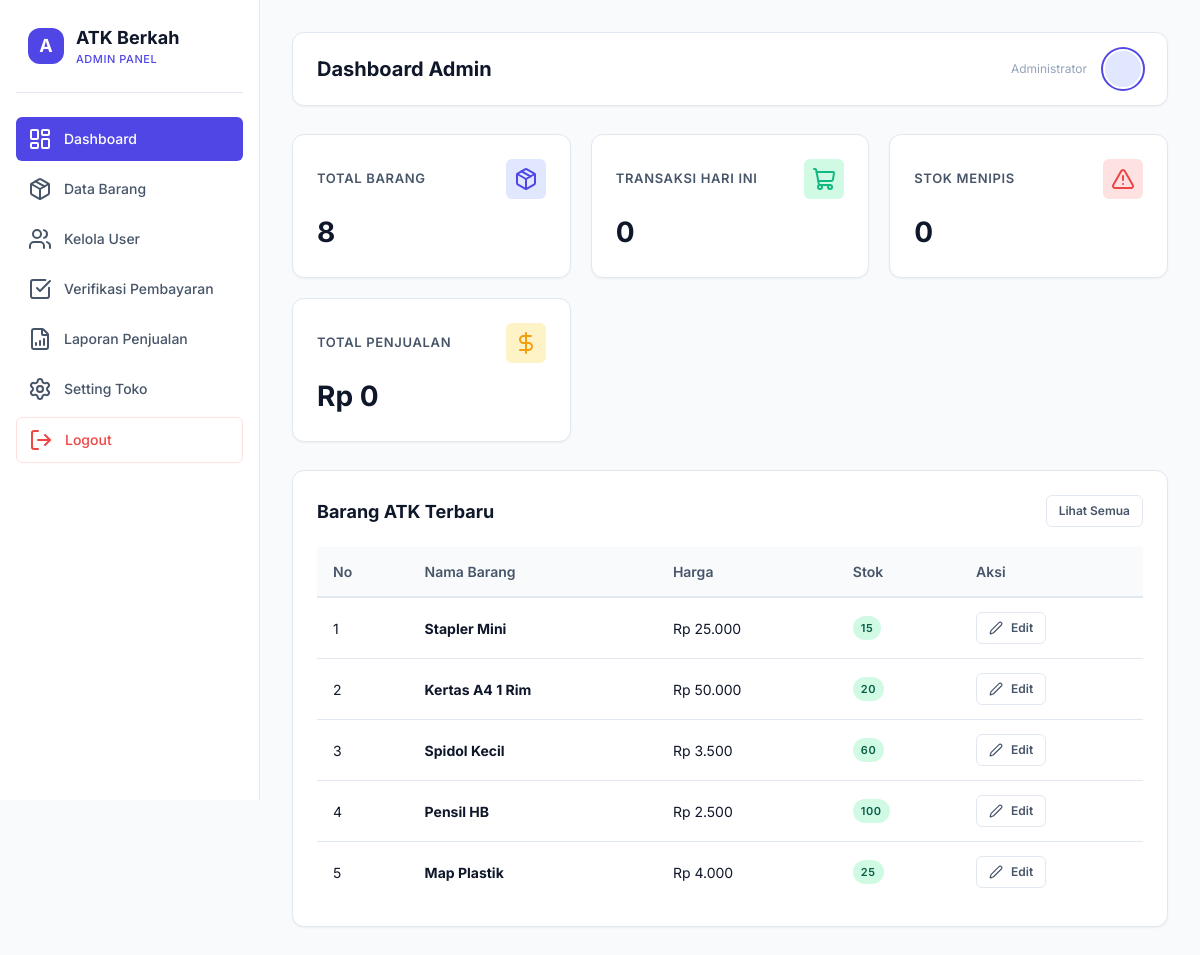
/app/dashboard-admin.php, run on the app's committed database.
### tables this page shows
CREATE TABLE produk (
    id_produk INT PRIMARY KEY AUTO_INCREMENT,
    nama_produk VARCHAR(100) NOT NULL,
    harga DECIMAL(10, 2) NOT NULL,
    jumlah_stok INT NOT NULL DEFAULT 0,
    created_at TIMESTAMP DEFAULT CURRENT_TIMESTAMP
);

### app/dashboard-admin.php (the view, shortened to what this page needs)
<?php
$q_barang = mysqli_query($conn, "SELECT COUNT(*) AS total FROM produk");
$r_barang = mysqli_fetch_assoc($q_barang);
$total_barang = $r_barang['total'] ?? 0;
$q_trx = mysqli_query($conn, "SELECT COUNT(*) AS total FROM transaksi WHERE DATE(tanggal) = CURDATE()");
$r_trx = mysqli_fetch_assoc($q_trx);
$total_trx = $r_trx['total'] ?? 0;
$q_stok = mysqli_query($conn, "SELECT COUNT(*) AS total FROM produk WHERE jumlah_stok < 10");
$r_stok = mysqli_fetch_assoc($q_stok);
$total_stok = $r_stok['total'] ?? 0;
$q_sales = mysqli_query($conn, "SELECT SUM(total) AS total FROM transaksi WHERE status = 'Pembayaran Disetujui'");
$r_sales = mysqli_fetch_assoc($q_sales);
$total_sales = number_format($r_sales['total'] ?? 0, 0, ',', '.');
$q_terbaru = mysqli_query($conn, "SELECT * FROM produk ORDER BY id_produk DESC LIMIT 5");
?>
<!DOCTYPE html>
<html lang="id">
<head>
    <link rel="stylesheet" href="style/app.css">
</head>
<body>
<div class="admin-layout">
    <div class="sidebar" id="sidebar">
        <div class="sidebar-logo">
            <div class="sidebar-logo-icon">A</div>
            <div>
                <span class="sidebar-logo-text">ATK Berkah</span>
                <span class="sidebar-logo-sub">Admin Panel</span>
            </div>
        </div>
        <ul>
            <li><a href="dashboard.php" class="active"><i data-lucide="layout-dashboard"></i> Dashboard</a></li>
            <li><a href="produk.php"><i data-lucide="package"></i> Data Barang</a></li>
            <li><a href="users.php"><i data-lucide="users"></i> Kelola User</a></li>
            <li><a href="verifikasi.php"><i data-lucide="check-square"></i> Verifikasi Pembayaran</a></li>
            <li><a href="laporan.php"><i data-lucide="file-bar-chart"></i> Laporan Penjualan</a></li>
            <li><a href="setting-toko.php"><i data-lucide="settings"></i> Setting Toko</a></li>
            <li><a href="logout.php" class="logout"><i data-lucide="log-out"></i> Logout</a></li>
        </ul>
    </div>
    <div class="main-content">
        <div class="topbar">
            <div class="topbar-title">
                <h1>Dashboard Admin</h1>
            </div>
            <div class="topbar-info">
                <div class="topbar-user">
                    <span class="topbar-user-role">Administrator</span>
                </div>
                <div class="topbar-avatar">
                </div>
            </div>
        </div>
        <div class="cards">
            <div class="card">
                <div class="card-header-flex">
                    <h3>Total Barang</h3>
                    <div class="card-icon"><i data-lucide="package"></i></div>
                </div>
                <p><?= number_format($total_barang); ?></p>
            </div>
            <div class="card">
                <div class="card-header-flex">
                    <h3>Transaksi Hari Ini</h3>
                    <div class="card-icon" style="background: var(--success-light); color: var(--success);"><i data-lucide="shopping-cart"></i></div>
                </div>
                <p><?= number_format($total_trx); ?></p>
            </div>
            <div class="card">
                <div class="card-header-flex">
                    <h3>Stok Menipis</h3>
                    <div class="card-icon" style="background: var(--danger-light); color: var(--danger);"><i data-lucide="alert-triangle"></i></div>
                </div>
                <p><?= number_format($total_stok); ?></p>
            </div>
            <div class="card">
                <div class="card-header-flex">
                    <h3>Total Penjualan</h3>
                    <div class="card-icon" style="background: var(--warning-light); color: var(--warning);"><i data-lucide="dollar-sign"></i></div>
                </div>
                <p>Rp <?= $total_sales; ?></p>
            </div>
        </div>
        <div class="table-section">
            <div class="table-header-flex">
                <h2>Barang ATK Terbaru</h2>
                <a href="produk.php" class="btn btn-secondary btn-sm">Lihat Semua</a>
            </div>
            <div class="table-container">
                <table>
                    <thead>
                        <tr>
                            <th>No</th>
                            <th>Nama Barang</th>
                            <th>Harga</th>
                            <th>Stok</th>
                            <th>Aksi</th>
                        </tr>
                    </thead>
                    <tbody>
                        <?php
                        $no = 1;
                        while($row = mysqli_fetch_assoc($q_terbaru)):
                        ?>
                        <tr>
                            <td><?= $no++; ?></td>
                            <td><strong><?= htmlspecialchars($row['nama_produk']); ?></strong></td>
                            <td>Rp <?= number_format($row['harga'], 0, ',', '.'); ?></td>
                            <td>
                                <?php if ($row['jumlah_stok'] < 10): ?>
                                    <span class="badge badge-danger"><?= number_format($row['jumlah_stok']); ?> (Minim)</span>
                                <?php else: ?>
                                    <span class="badge badge-success"><?= number_format($row['jumlah_stok']); ?></span>
                                <?php endif; ?>
                            </td>
                            <td>
                                <div class="btn-group">
                                    <a href="edit-produk.php?id=<?= $row['id_produk']; ?>" class="btn btn-secondary btn-sm"><i data-lucide="edit-2" style="width: 14px; height: 14px;"></i> Edit</a>
                                </div>
                            </td>
                        </tr>
                        <?php
                        endwhile;
                        ?>
                    </tbody>
                </table>
            </div>
        </div>
    </div>
</div>
</body>
</html>

### data on the page
produk: nama_produk "Stapler Mini", harga "25.000", jumlah_stok "15"
produk: nama_produk "Kertas A4 1 Rim", harga "50.000", jumlah_stok "20"
produk: nama_produk "Spidol Kecil", harga "3.500", jumlah_stok "60"
produk: nama_produk "Pensil HB", harga "2.500", jumlah_stok "100"
produk: nama_produk "Map Plastik", harga "4.000", jumlah_stok "25"

### other printed values
$total_barang "8"
$total_trx "0"
$total_stok "0"
$total_sales "0"
